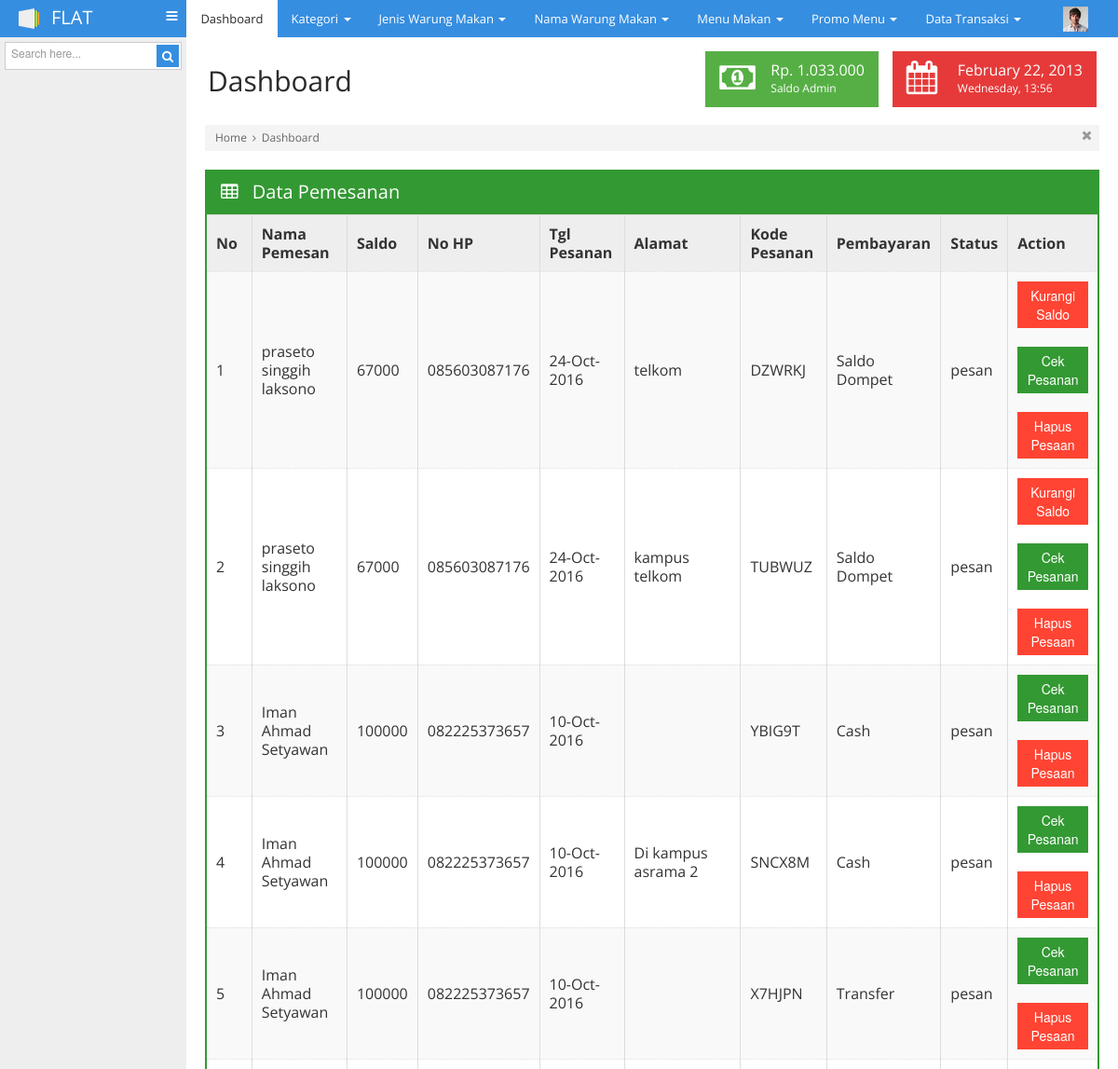
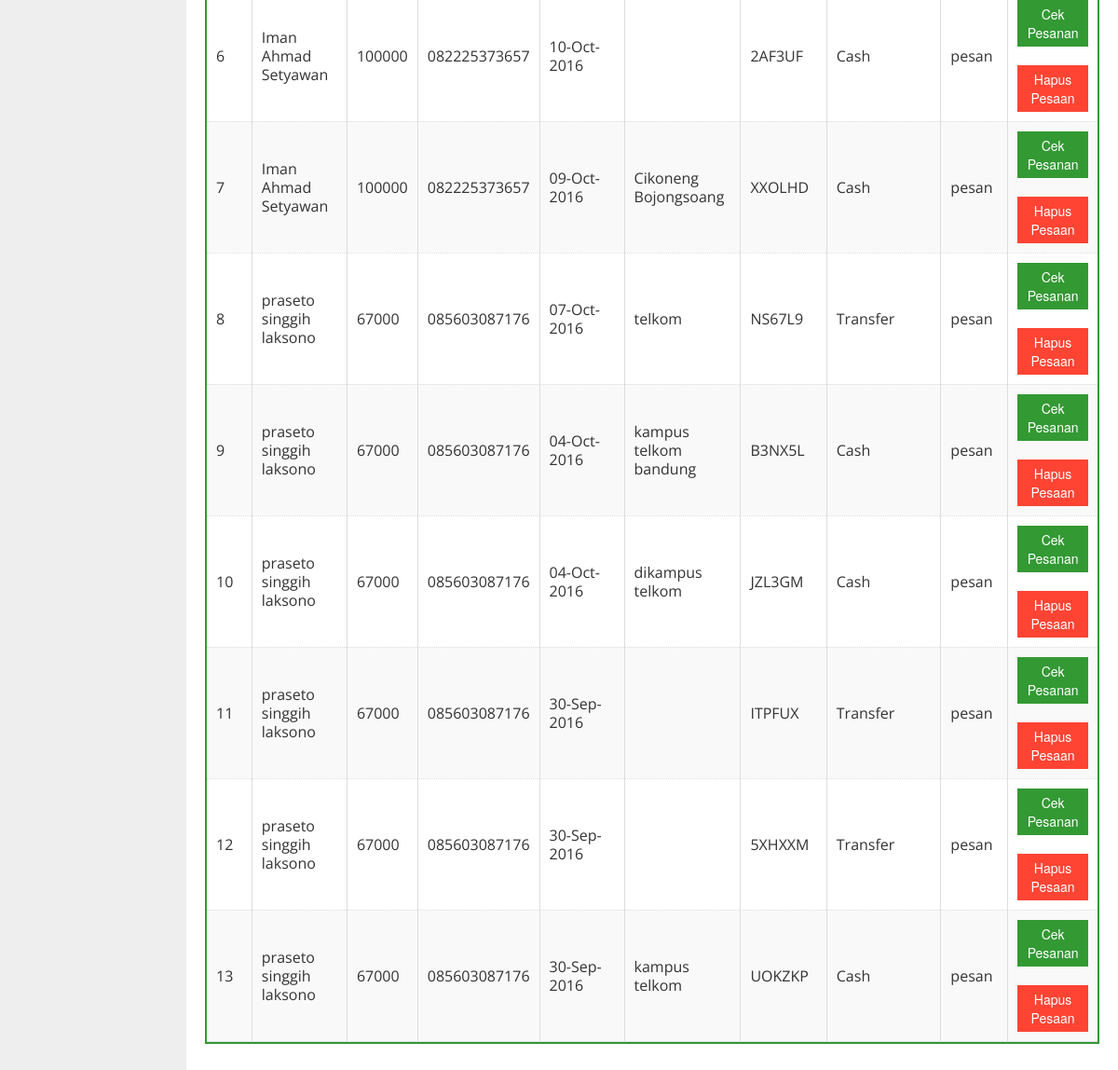
Screenshot of /admin/index.php (signed in) with the database file from the repository (2 pictures, top to bottom).
### tables this page shows
CREATE TABLE IF NOT EXISTS `tb_akun` (
  `id_user` int(11) NOT NULL AUTO_INCREMENT,
  `nama` varchar(100) NOT NULL,
  `username` varchar(100) NOT NULL,
  `password` varchar(50) NOT NULL,
  `email` varchar(50) NOT NULL,
  `kelamin` varchar(10) NOT NULL,
  `no_hp` varchar(15) NOT NULL,
  `alamat` varchar(100) NOT NULL,
  `saldo` varchar(100) NOT NULL,
  `level` varchar(10) NOT NULL,
  PRIMARY KEY (`id_user`)
);

### admin/index.php (the view, shortened to what this page needs)
		<?php
			if(empty($_SESSION['username'])){
				include "login.php";
			}else{
?>
				<html>
<head>
	<link rel="stylesheet" href="css/bootstrap.min.css">
	<link rel="stylesheet" href="css/bootstrap-responsive.min.css">
	<link rel="stylesheet" href="css/plugins/jquery-ui/smoothness/jquery-ui.css">
	<link rel="stylesheet" href="css/plugins/jquery-ui/smoothness/jquery.ui.theme.css">
	<link rel="stylesheet" href="css/plugins/datatable/TableTools.css">
	<link rel="stylesheet" href="css/plugins/chosen/chosen.css">
	<link rel="stylesheet" href="css/style.css">
	<link rel="stylesheet" href="css/themes.css">
</head>
<body>
	<div id="navigation">
		<div class="container-fluid">
			<a href="#" id="brand">FLAT</a>
			<a href="#" class="toggle-nav" rel="tooltip" data-placement="bottom" title="Toggle navigation"><i class="icon-reorder"></i></a>
			<?php
			include "pages/menu-mobile.php";
			 ?>
			<div class="user">
				<?php
				include "pages/notifikasi.php";
				 ?>
				<div class="dropdown">
					<a href="#" class='dropdown-toggle' data-toggle="dropdown"><?php echo $_SESSION['nama'] ?><img src="img/demo/user-avatar.jpg" alt=""></a>
				</div>
			</div>
		</div>
	</div>
	<div class="container-fluid" id="content">
		<?php
		include "pages/sidebar.php";
		?>
		<div id="main">
			<div class="container-fluid">
				<div class="page-header">
					<div class="pull-left">
						<h1>Dashboard</h1>
					</div>
					<div class="pull-right">
						<ul class="stats">
							<li class='satgreen'>
								<i class="fa fa-money"></i>
								<div class="details">
									<?php
										$saldo=mysql_fetch_array(mysql_query("SELECT * FROM tb_akun WHERE id_user='3' "));
									 ?>
									<span class="big">Rp. <?php echo number_format($saldo['saldo'],0,',','.') ?></span>
									<span>Saldo Admin</span>
								</div>
							</li>
							<li class='lightred'>
								<i class="icon-calendar"></i>
								<div class="details">
									<span class="big">February 22, 2013</span>
									<span>Wednesday, 13:56</span>
								</div>
							</li>
						</ul>
					</div>
				</div>
				<div class="breadcrumbs">
					<ul>
						<li>
							<a href="more-login.html">Home</a>
							<i class="icon-angle-right"></i>
						</li>
						<li>
							<a href="index.html">Dashboard</a>
						</li>
					</ul>
					<div class="close-bread">
						<a href="#"><i class="icon-remove"></i></a>
					</div>
				</div>
				<div class="row-fluid">
					<div class="span12">
						<div class="box box-color box-bordered green">
							<div class="box-title">
								<h3>
									<i class="icon-table"></i>
									Data Pemesanan
								</h3>
							</div>
							<div class="box-content nopadding">
								<table class="table table-bordered table-responsive table-hover table-nomargin table-striped dataTable dataTable-reorder">
									<thead>
										<tr>
											<th width="5%">No</th>
											<th>Nama Pemesan</th>
											<th>Saldo</th>
											<th>No HP</th>
											<th>Tgl Pesanan</th>
											<th>Alamat</th>
											<th>Kode Pesanan</th>
											<th>Pembayaran</th>
											<th>Status</th>
											<th>Action</th>
										</tr>
									</thead>
									<tbody>
									<?php
										$query=mysql_query("SELECT DISTINCT kode,id_user,tgl,alamat,pembayaran,status FROM tb_pesanan ORDER BY id_pesanan DESC");
										$no=0;
											while($data=mysql_fetch_array($query)){
												$cekuser=mysql_fetch_array(mysql_query("SELECT * FROM tb_akun WHERE id_user='".$data['id_user']."' "));
												$no++;
									?>
										<tr>
											<td><?php echo $no ?></td>
											<td><?php echo $cekuser['nama'] ?></td>
											<td><?php echo $cekuser['saldo'] ?></td>
											<td><?php echo $cekuser['no_hp'] ?></td>
											<td><?php echo $data['tgl'] ?></td>
											<td><?php echo $data['alamat'] ?></td>
											<td><?php echo $data['kode'] ?></td>
											<td><?php echo $data['pembayaran'] ?></td>
											<td><?php echo $data['status'] ?></td>
											<?php
											if($data['status']=="pesan"){
											 ?>
											<td>
												<?php
												if($data['pembayaran']=="Saldo Dompet"){
												 ?>
												 <a href="content.php?page=kurang-saldo&&kode=<?php echo base64_encode($data['kode']) ?>">
												<button class="btn btn-danger">Kurangi Saldo</button>
												</a>
												<br><br>
												<a href="content.php?page=detail-pesanan&&kode=<?php echo $data['kode'] ?>">
												<button class="btn btn-primary">Cek Pesanan</button>
												</a>
												<br><br>
												<a href="proses/hapus_pesanan.php?kode=<?php echo $data['kode'] ?>">
													<button class="btn btn-danger">
														Hapus Pesaan
													</button>
													</a>
												<?php
											}else{
												 ?>
												 <a href="content.php?page=detail-pesanan&&kode=<?php echo $data['kode'] ?>">
												<button class="btn btn-primary">Cek Pesanan</button>
												</a>
												<br><br>
												<a href="proses/hapus_pesanan.php?kode=<?php echo $data['kode'] ?>">
													<button class="btn btn-danger">
														Hapus Pesaan
													</button>
													</a>
											<?php } ?>
											</td>
												<?php
											} ?>
										</tr>
										<?php } ?>
									</tbody>
								</table>
							</div>
						</div>
					</div>
				</div>
			</div>
		</div></div>
	</body>
	</html>
		 <?php } ?>

### rows the page displays
tb_akun: saldo "1.033.000"
tb_akun: nama "praseto singgih laksono", saldo "67000", no_hp "085603087176"
tb_akun: nama "Iman Ahmad Setyawan", saldo "100000", no_hp "082225373657"

### other values shown
$data['tgl'] "24-Oct-2016"
$data['alamat'] "telkom"
$data['kode'] "DZWRKJ"
$data['pembayaran'] "Saldo Dompet"
$data['status'] "pesan"
$data['alamat'] "kampus telkom"
$data['kode'] "TUBWUZ"
$data['tgl'] "10-Oct-2016"
$data['kode'] "YBIG9T"
$data['pembayaran'] "Cash"
$data['alamat'] "Di kampus asrama 2"
$data['kode'] "SNCX8M"
$data['kode'] "X7HJPN"
$data['pembayaran'] "Transfer"
$data['kode'] "2AF3UF"
